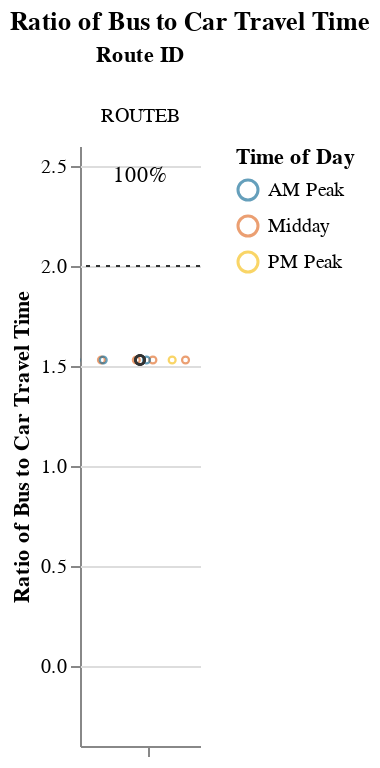
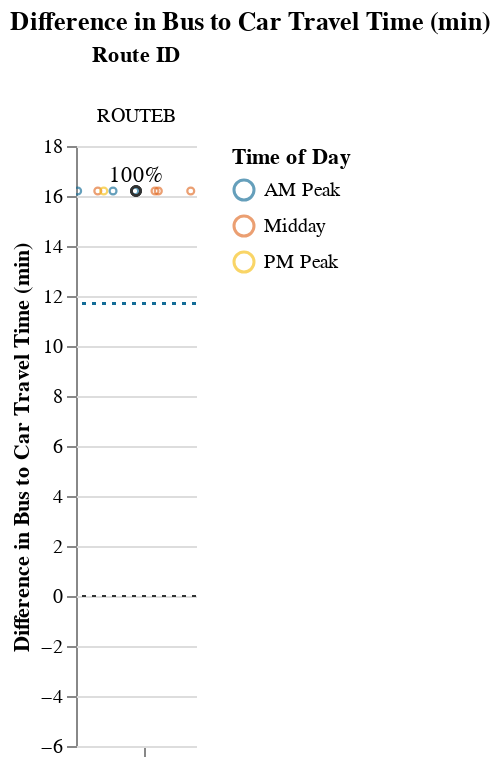

The notebook cell these images were saved under, in order:
### Markdown cell above
## Viable Competitive Routes
### Short Routes (< 1 hr)

### Code cell
# Allow for possibility that operator doesn't have routes that fall into certain route_groups
# But, jupyterbook will not like markdown with f-string
# separate out route_group and put in each cell, and use try/except + if to display...
# but all 3 route groups must be displayed. just add sentence about why no routes were returned at the end
route_group = "short"
try:
    subset_routes, mult, diff  = setup_charts(df, PCT_COMPETITIVE_THRESHOLD, route_group)
    
    if len(subset_routes) > 0:
        display(
            Markdown(
                f"{CAPTIONS_DICT[route_group]}"
                "Within each route group, routes are sorted in descending order "
                "by % competitive trips and # trips below the additional time cut-off."
            )
        )

        display(mult)
        display(diff)
except:
    print("No routes meet this criteria.")

### Figure 1 — Vega-Lite specification as saved in the notebook (floating-point values rounded to 4 significant figures)
{"config": {"view": {"continuousWidth": 400, "continuousHeight": 300, "stroke": null}, "facet": {"spacing": 0}}, "data": {"name": "data-55848c8ae1392f399c0e5d539b76c7cd"}, "facet": {"column": {"field": "route_id", "sort": ["ROUTEB"], "title": "Route ID", "type": "nominal"}}, "spec": {"layer": [{"mark": {"type": "point", "opacity": 0.65, "size": 12, "strokeWidth": 1.1}, "encoding": {"color": {"field": "time_of_day", "scale": {"range": ["#136C97", "#E16B26", "#F6BF16", "#00896B", "#7790A3", "#5B559C"]}, "sort": ["AM Peak", "Midday", "PM Peak", "Owl Service"], "title": "Time of Day", "type": "nominal"}, "tooltip": [{"field": "route_id", "type": "nominal"}, {"field": "trip_id", "type": "nominal"}, {"field": "service_hours", "type": "quantitative"}, {"field": "car_duration_hours", "type": "quantitative"}, {"field": "bus_multiplier", "type": "quantitative"}, {"field": "bus_difference", "type": "quantitative"}, {"field": "num_trips", "type": "quantitative"}, {"field": "num_competitive", "type": "quantitative"}, {"field": "pct_trips_competitive", "type": "quantitative"}, {"field": "p25", "type": "quantitative"}, {"field": "p50", "type": "quantitative"}, {"field": "p75", "type": "quantitative"}], "x": {"axis": {"grid": false, "labels": false, "ticks": true, "values": [0]}, "field": "jitter", "scale": {}, "title": null, "type": "quantitative"}, "y": {"field": "bus_multiplier", "scale": {"domain": [-0.25, 2.5]}, "title": "Ratio of Bus to Car Travel Time", "type": "quantitative"}}, "selection": {"selector001": {"type": "interval", "bind": "scales", "encodings": ["x", "y"]}}, "transform": [{"calculate": "sqrt(-2*log(random()))*cos(2*PI*random())", "as": "jitter"}], "width": 60}, {"layer": [{"mark": {"type": "point", "opacity": 0.6, "size": 20, "strokeWidth": 1.3}, "encoding": {"color": {"value": "#323434"}, "y": {"field": "bus_multiplier", "type": "quantitative"}}, "transform": [{"filter": "(datum.p50_trip === 1)"}]}, {"mark": {"type": "rule", "strokeDash": [2, 3]}, "encoding": {"color": {"value": "#323434"}, "y": {"field": "cutoff", "type": "quantitative"}}}, {"mark": {"type": "text", "align": "center", "baseline": "middle"}, "encoding": {"color": {"value": "black"}, "text": {"field": "pct_trips_competitive", "format": ".0%", "type": "quantitative"}, "tooltip": [{"field": "route_id", "type": "nominal"}, {"field": "trip_id", "type": "nominal"}, {"field": "service_hours", "type": "quantitative"}, {"field": "car_duration_hours", "type": "quantitative"}, {"field": "bus_multiplier", "type": "quantitative"}, {"field": "bus_difference", "type": "quantitative"}, {"field": "num_trips", "type": "quantitative"}, {"field": "num_competitive", "type": "quantitative"}, {"field": "pct_trips_competitive", "type": "quantitative"}, {"field": "p25", "type": "quantitative"}, {"field": "p50", "type": "quantitative"}, {"field": "p75", "type": "quantitative"}], "x": {"value": 30}, "y": {"value": 15}}, "transform": [{"calculate": "sqrt(-2*log(random()))*cos(2*PI*random())", "as": "jitter"}, {"filter": "(datum.fastest_trip === 1)"}]}]}]}, "resolve": {"scale": {"y": "shared"}}, "title": "Ratio of Bus to Car Travel Time", "$schema": "https://vega.github.io/schema/vega-lite/v4.17.0.json", "datasets": {"data-55848c8ae1392f399c0e5d539b76c7cd": [{"calitp_itp_id": 312, "trip_key": -6355204926582847867, "trip_id": "ROUTEB|11219343:T6|14:35:00", "shape_id": "ROUTEB:1", "route_id": "ROUTEB", "service_hours": 0.78, "trip_first_departure_ts": 52500, "trip_last_arrival_ts": 55320, "departure_hour": 14, "time_of_day": "Midday", "p25": 0.78, "p50": 0.78, "p75": 0.78, "p50_trip": 1, "fastest_trip": 0, "car_duration_hours": 0.51, "competitive_route": 1, "bus_multiplier": 1.53, "bus_difference": 16.2, "num_trips": 8, "num_competitive": 8, "pct_trips_competitive": 1.0, "bus_difference_spread": 0.0, "route_group": "short", "max_trip_hrs": 0.78, "max_trip_route_group": 0.78, "name": "City of Solvang", "caltrans_district": "05 - San Luis Obispo", "drmt_organization_name": null, "cutoff2": 11.7, "cutoff": 2}, {"calitp_itp_id": 312, "trip_key": -6478907577908897350, "trip_id": "ROUTEB|11219343:T2|8:05:00", "shape_id": "ROUTEB:1", "route_id": "ROUTEB", "service_hours": 0.78, "trip_first_departure_ts": 29100, "trip_last_arrival_ts": 31920, "departure_hour": 8, "time_of_day": "AM Peak", "p25": 0.78, "p50": 0.78, "p75": 0.78, "p50_trip": 1, "fastest_trip": 0, "car_duration_hours": 0.51, "competitive_route": 1, "bus_multiplier": 1.53, "bus_difference": 16.2, "num_trips": 8, "num_competitive": 8, "pct_trips_competitive": 1.0, "bus_difference_spread": 0.0, "route_group": "short", "max_trip_hrs": 0.78, "max_trip_route_group": 0.78, "name": "City of Solvang", "caltrans_district": "05 - San Luis Obispo", "drmt_organization_name": null, "cutoff2": 11.7, "cutoff": 2}, {"calitp_itp_id": 312, "trip_key": 2051426434992042577, "trip_id": "ROUTEB|11219343:T1|7:05:00", "shape_id": "ROUTEB:1", "route_id": "ROUTEB", "service_hours": 0.78, "trip_first_departure_ts": 25500, "trip_last_arrival_ts": 28320, "departure_hour": 7, "time_of_day": "AM Peak", "p25": 0.78, "p50": 0.78, "p75": 0.78, "p50_trip": 1, "fastest_trip": 0, "car_duration_hours": 0.51, "competitive_route": 1, "bus_multiplier": 1.53, "bus_difference": 16.2, "num_trips": 8, "num_competitive": 8, "pct_trips_competitive": 1.0, "bus_difference_spread": 0.0, "route_group": "short", "max_trip_hrs": 0.78, "max_trip_route_group": 0.78, "name": "City of Solvang", "caltrans_district": "05 - San Luis Obispo", "drmt_organization_name": null, "cutoff2": 11.7, "cutoff": 2}, {"calitp_itp_id": 312, "trip_key": 3396300082846215706, "trip_id": "ROUTEB|11219343:T7|15:35:00", "shape_id": "ROUTEB:1", "route_id": "ROUTEB", "service_hours": 0.78, "trip_first_departure_ts": 56100, "trip_last_arrival_ts": 58920, "departure_hour": 15, "time_of_day": "Midday", "p25": 0.78, "p50": 0.78, "p75": 0.78, "p50_trip": 1, "fastest_trip": 0, "car_duration_hours": 0.51, "competitive_route": 1, "bus_multiplier": 1.53, "bus_difference": 16.2, "num_trips": 8, "num_competitive": 8, "pct_trips_competitive": 1.0, "bus_difference_spread": 0.0, "route_group": "short", "max_trip_hrs": 0.78, "max_trip_route_group": 0.78, "name": "City of Solvang", "caltrans_district": "05 - San Luis Obispo", "drmt_organization_name": null, "cutoff2": 11.7, "cutoff": 2}, {"calitp_itp_id": 312, "trip_key": 1960325446933206999, "trip_id": "ROUTEB|11219343:T5|12:05:00", "shape_id": "ROUTEB:1", "route_id": "ROUTEB", "service_hours": 0.78, "trip_first_departure_ts": 43500, "trip_last_arrival_ts": 46320, "departure_hour": 12, "time_of_day": "Midday", "p25": 0.78, "p50": 0.78, "p75": 0.78, "p50_trip": 1, "fastest_trip": 0, "car_duration_hours": 0.51, "competitive_route": 1, "bus_multiplier": 1.53, "bus_difference": 16.2, "num_trips": 8, "num_competitive": 8, "pct_trips_competitive": 1.0, "bus_difference_spread": 0.0, "route_group": "short", "max_trip_hrs": 0.78, "max_trip_route_group": 0.78, "name": "City of Solvang", "caltrans_district": "05 - San Luis Obispo", "drmt_organization_name": null, "cutoff2": 11.7, "cutoff": 2}, {"calitp_itp_id": 312, "trip_key": 5052500598827369770, "trip_id": "ROUTEB|11219343:T3|9:05:00", "shape_id": "ROUTEB:1", "route_id": "ROUTEB", "service_hours": 0.78, "trip_first_departure_ts": 32700, "trip_last_arrival_ts": 35520, "departure_hour": 9, "time_of_day": "AM Peak", "p25": 0.78, "p50": 0.78, "p75": 0.78, "p50_trip": 1, "fastest_trip": 0, "car_duration_hours": 0.51, "competitive_route": 1, "bus_multiplier": 1.53, "bus_difference": 16.2, "num_trips": 8, "num_competitive": 8, "pct_trips_competitive": 1.0, "bus_difference_spread": 0.0, "route_group": "short", "max_trip_hrs": 0.78, "max_trip_route_group": 0.78, "name": "City of Solvang", "caltrans_district": "05 - San Luis Obispo", "drmt_organization_name": null, "cutoff2": 11.7, "cutoff": 2}, {"calitp_itp_id": 312, "trip_key": 3295111670444333866, "trip_id": "ROUTEB|11219343:T4|11:05:00", "shape_id": "ROUTEB:1", "route_id": "ROUTEB", "service_hours": 0.78, "trip_first_departure_ts": 39900, "trip_last_arrival_ts": 42720, "departure_hour": 11, "time_of_day": "Midday", "p25": 0.78, "p50": 0.78, "p75": 0.78, "p50_trip": 1, "fastest_trip": 0, "car_duration_hours": 0.51, "competitive_route": 1, "bus_multiplier": 1.53, "bus_difference": 16.2, "num_trips": 8, "num_competitive": 8, "pct_trips_competitive": 1.0, "bus_difference_spread": 0.0, "route_group": "short", "max_trip_hrs": 0.78, "max_trip_route_group": 0.78, "name": "City of Solvang", "caltrans_district": "05 - San Luis Obispo", "drmt_organization_name": null, "cutoff2": 11.7, "cutoff": 2}, {"calitp_itp_id": 312, "trip_key": 8127507068313298348, "trip_id": "ROUTEB|11219343:T8|17:35:00", "shape_id": "ROUTEB:1", "route_id": "ROUTEB", "service_hours": 0.78, "trip_first_departure_ts": 63300, "trip_last_arrival_ts": 66120, "departure_hour": 17, "time_of_day": "PM Peak", "p25": 0.78, "p50": 0.78, "p75": 0.78, "p50_trip": 1, "fastest_trip": 1, "car_duration_hours": 0.51, "competitive_route": 1, "bus_multiplier": 1.53, "bus_difference": 16.2, "num_trips": 8, "num_competitive": 8, "pct_trips_competitive": 1.0, "bus_difference_spread": 0.0, "route_group": "short", "max_trip_hrs": 0.78, "max_trip_route_group": 0.78, "name": "City of Solvang", "caltrans_district": "05 - San Luis Obispo", "drmt_organization_name": null, "cutoff2": 11.7, "cutoff": 2}]}}

### Figure 2 — Vega-Lite specification as saved in the notebook (floating-point values rounded to 4 significant figures)
{"config": {"view": {"continuousWidth": 400, "continuousHeight": 300, "stroke": null}, "facet": {"spacing": 0}}, "data": {"name": "data-cfc2363aed11d49a31ba0cb906902008"}, "facet": {"column": {"field": "route_id", "sort": ["ROUTEB"], "title": "Route ID", "type": "nominal"}}, "spec": {"layer": [{"mark": {"type": "point", "opacity": 0.65, "size": 12, "strokeWidth": 1.1}, "encoding": {"color": {"field": "time_of_day", "scale": {"range": ["#136C97", "#E16B26", "#F6BF16", "#00896B", "#7790A3", "#5B559C"]}, "sort": ["AM Peak", "Midday", "PM Peak", "Owl Service"], "title": "Time of Day", "type": "nominal"}, "tooltip": [{"field": "route_id", "type": "nominal"}, {"field": "trip_id", "type": "nominal"}, {"field": "service_hours", "type": "quantitative"}, {"field": "car_duration_hours", "type": "quantitative"}, {"field": "bus_multiplier", "type": "quantitative"}, {"field": "bus_difference", "type": "quantitative"}, {"field": "num_trips", "type": "quantitative"}, {"field": "num_competitive", "type": "quantitative"}, {"field": "pct_trips_competitive", "type": "quantitative"}, {"field": "p25", "type": "quantitative"}, {"field": "p50", "type": "quantitative"}, {"field": "p75", "type": "quantitative"}], "x": {"axis": {"grid": false, "labels": false, "ticks": true, "values": [0]}, "field": "jitter", "scale": {}, "title": null, "type": "quantitative"}, "y": {"field": "bus_difference", "scale": {"domain": [-5, 16.7]}, "title": "Difference in Bus to Car Travel Time (min)", "type": "quantitative"}}, "selection": {"selector002": {"type": "interval", "bind": "scales", "encodings": ["x", "y"]}}, "transform": [{"calculate": "sqrt(-2*log(random()))*cos(2*PI*random())", "as": "jitter"}], "width": 60}, {"layer": [{"mark": {"type": "point", "opacity": 0.6, "size": 20, "strokeWidth": 1.3}, "encoding": {"color": {"value": "#323434"}, "y": {"field": "bus_difference", "type": "quantitative"}}, "transform": [{"filter": "(datum.p50_trip === 1)"}]}, {"mark": {"type": "rule", "strokeDash": [2, 3]}, "encoding": {"color": {"value": "#323434"}, "y": {"field": "cutoff", "type": "quantitative"}}}, {"mark": {"type": "rule", "strokeDash": [2, 3]}, "encoding": {"color": {"value": "#136C97"}, "y": {"field": "cutoff2", "type": "quantitative"}}}, {"mark": {"type": "text", "align": "center", "baseline": "middle"}, "encoding": {"color": {"value": "black"}, "text": {"field": "pct_trips_competitive", "format": ".0%", "type": "quantitative"}, "tooltip": [{"field": "route_id", "type": "nominal"}, {"field": "trip_id", "type": "nominal"}, {"field": "service_hours", "type": "quantitative"}, {"field": "car_duration_hours", "type": "quantitative"}, {"field": "bus_multiplier", "type": "quantitative"}, {"field": "bus_difference", "type": "quantitative"}, {"field": "num_trips", "type": "quantitative"}, {"field": "num_competitive", "type": "quantitative"}, {"field": "pct_trips_competitive", "type": "quantitative"}, {"field": "p25", "type": "quantitative"}, {"field": "p50", "type": "quantitative"}, {"field": "p75", "type": "quantitative"}], "x": {"value": 30}, "y": {"value": 15}}, "transform": [{"calculate": "sqrt(-2*log(random()))*cos(2*PI*random())", "as": "jitter"}, {"filter": "(datum.fastest_trip === 1)"}]}]}]}, "resolve": {"scale": {"y": "shared"}}, "title": "Difference in Bus to Car Travel Time (min)", "$schema": "https://vega.github.io/schema/vega-lite/v4.17.0.json", "datasets": {"data-cfc2363aed11d49a31ba0cb906902008": [{"calitp_itp_id": 312, "trip_key": -6355204926582847867, "trip_id": "ROUTEB|11219343:T6|14:35:00", "shape_id": "ROUTEB:1", "route_id": "ROUTEB", "service_hours": 0.78, "trip_first_departure_ts": 52500, "trip_last_arrival_ts": 55320, "departure_hour": 14, "time_of_day": "Midday", "p25": 0.78, "p50": 0.78, "p75": 0.78, "p50_trip": 1, "fastest_trip": 0, "car_duration_hours": 0.51, "competitive_route": 1, "bus_multiplier": 1.53, "bus_difference": 16.2, "num_trips": 8, "num_competitive": 8, "pct_trips_competitive": 1.0, "bus_difference_spread": 0.0, "route_group": "short", "max_trip_hrs": 0.78, "max_trip_route_group": 0.78, "name": "City of Solvang", "caltrans_district": "05 - San Luis Obispo", "drmt_organization_name": null, "cutoff2": 11.7, "cutoff": 0}, {"calitp_itp_id": 312, "trip_key": -6478907577908897350, "trip_id": "ROUTEB|11219343:T2|8:05:00", "shape_id": "ROUTEB:1", "route_id": "ROUTEB", "service_hours": 0.78, "trip_first_departure_ts": 29100, "trip_last_arrival_ts": 31920, "departure_hour": 8, "time_of_day": "AM Peak", "p25": 0.78, "p50": 0.78, "p75": 0.78, "p50_trip": 1, "fastest_trip": 0, "car_duration_hours": 0.51, "competitive_route": 1, "bus_multiplier": 1.53, "bus_difference": 16.2, "num_trips": 8, "num_competitive": 8, "pct_trips_competitive": 1.0, "bus_difference_spread": 0.0, "route_group": "short", "max_trip_hrs": 0.78, "max_trip_route_group": 0.78, "name": "City of Solvang", "caltrans_district": "05 - San Luis Obispo", "drmt_organization_name": null, "cutoff2": 11.7, "cutoff": 0}, {"calitp_itp_id": 312, "trip_key": 2051426434992042577, "trip_id": "ROUTEB|11219343:T1|7:05:00", "shape_id": "ROUTEB:1", "route_id": "ROUTEB", "service_hours": 0.78, "trip_first_departure_ts": 25500, "trip_last_arrival_ts": 28320, "departure_hour": 7, "time_of_day": "AM Peak", "p25": 0.78, "p50": 0.78, "p75": 0.78, "p50_trip": 1, "fastest_trip": 0, "car_duration_hours": 0.51, "competitive_route": 1, "bus_multiplier": 1.53, "bus_difference": 16.2, "num_trips": 8, "num_competitive": 8, "pct_trips_competitive": 1.0, "bus_difference_spread": 0.0, "route_group": "short", "max_trip_hrs": 0.78, "max_trip_route_group": 0.78, "name": "City of Solvang", "caltrans_district": "05 - San Luis Obispo", "drmt_organization_name": null, "cutoff2": 11.7, "cutoff": 0}, {"calitp_itp_id": 312, "trip_key": 3396300082846215706, "trip_id": "ROUTEB|11219343:T7|15:35:00", "shape_id": "ROUTEB:1", "route_id": "ROUTEB", "service_hours": 0.78, "trip_first_departure_ts": 56100, "trip_last_arrival_ts": 58920, "departure_hour": 15, "time_of_day": "Midday", "p25": 0.78, "p50": 0.78, "p75": 0.78, "p50_trip": 1, "fastest_trip": 0, "car_duration_hours": 0.51, "competitive_route": 1, "bus_multiplier": 1.53, "bus_difference": 16.2, "num_trips": 8, "num_competitive": 8, "pct_trips_competitive": 1.0, "bus_difference_spread": 0.0, "route_group": "short", "max_trip_hrs": 0.78, "max_trip_route_group": 0.78, "name": "City of Solvang", "caltrans_district": "05 - San Luis Obispo", "drmt_organization_name": null, "cutoff2": 11.7, "cutoff": 0}, {"calitp_itp_id": 312, "trip_key": 1960325446933206999, "trip_id": "ROUTEB|11219343:T5|12:05:00", "shape_id": "ROUTEB:1", "route_id": "ROUTEB", "service_hours": 0.78, "trip_first_departure_ts": 43500, "trip_last_arrival_ts": 46320, "departure_hour": 12, "time_of_day": "Midday", "p25": 0.78, "p50": 0.78, "p75": 0.78, "p50_trip": 1, "fastest_trip": 0, "car_duration_hours": 0.51, "competitive_route": 1, "bus_multiplier": 1.53, "bus_difference": 16.2, "num_trips": 8, "num_competitive": 8, "pct_trips_competitive": 1.0, "bus_difference_spread": 0.0, "route_group": "short", "max_trip_hrs": 0.78, "max_trip_route_group": 0.78, "name": "City of Solvang", "caltrans_district": "05 - San Luis Obispo", "drmt_organization_name": null, "cutoff2": 11.7, "cutoff": 0}, {"calitp_itp_id": 312, "trip_key": 5052500598827369770, "trip_id": "ROUTEB|11219343:T3|9:05:00", "shape_id": "ROUTEB:1", "route_id": "ROUTEB", "service_hours": 0.78, "trip_first_departure_ts": 32700, "trip_last_arrival_ts": 35520, "departure_hour": 9, "time_of_day": "AM Peak", "p25": 0.78, "p50": 0.78, "p75": 0.78, "p50_trip": 1, "fastest_trip": 0, "car_duration_hours": 0.51, "competitive_route": 1, "bus_multiplier": 1.53, "bus_difference": 16.2, "num_trips": 8, "num_competitive": 8, "pct_trips_competitive": 1.0, "bus_difference_spread": 0.0, "route_group": "short", "max_trip_hrs": 0.78, "max_trip_route_group": 0.78, "name": "City of Solvang", "caltrans_district": "05 - San Luis Obispo", "drmt_organization_name": null, "cutoff2": 11.7, "cutoff": 0}, {"calitp_itp_id": 312, "trip_key": 3295111670444333866, "trip_id": "ROUTEB|11219343:T4|11:05:00", "shape_id": "ROUTEB:1", "route_id": "ROUTEB", "service_hours": 0.78, "trip_first_departure_ts": 39900, "trip_last_arrival_ts": 42720, "departure_hour": 11, "time_of_day": "Midday", "p25": 0.78, "p50": 0.78, "p75": 0.78, "p50_trip": 1, "fastest_trip": 0, "car_duration_hours": 0.51, "competitive_route": 1, "bus_multiplier": 1.53, "bus_difference": 16.2, "num_trips": 8, "num_competitive": 8, "pct_trips_competitive": 1.0, "bus_difference_spread": 0.0, "route_group": "short", "max_trip_hrs": 0.78, "max_trip_route_group": 0.78, "name": "City of Solvang", "caltrans_district": "05 - San Luis Obispo", "drmt_organization_name": null, "cutoff2": 11.7, "cutoff": 0}, {"calitp_itp_id": 312, "trip_key": 8127507068313298348, "trip_id": "ROUTEB|11219343:T8|17:35:00", "shape_id": "ROUTEB:1", "route_id": "ROUTEB", "service_hours": 0.78, "trip_first_departure_ts": 63300, "trip_last_arrival_ts": 66120, "departure_hour": 17, "time_of_day": "PM Peak", "p25": 0.78, "p50": 0.78, "p75": 0.78, "p50_trip": 1, "fastest_trip": 1, "car_duration_hours": 0.51, "competitive_route": 1, "bus_multiplier": 1.53, "bus_difference": 16.2, "num_trips": 8, "num_competitive": 8, "pct_trips_competitive": 1.0, "bus_difference_spread": 0.0, "route_group": "short", "max_trip_hrs": 0.78, "max_trip_route_group": 0.78, "name": "City of Solvang", "caltrans_district": "05 - San Luis Obispo", "drmt_organization_name": null, "cutoff2": 11.7, "cutoff": 0}]}}
